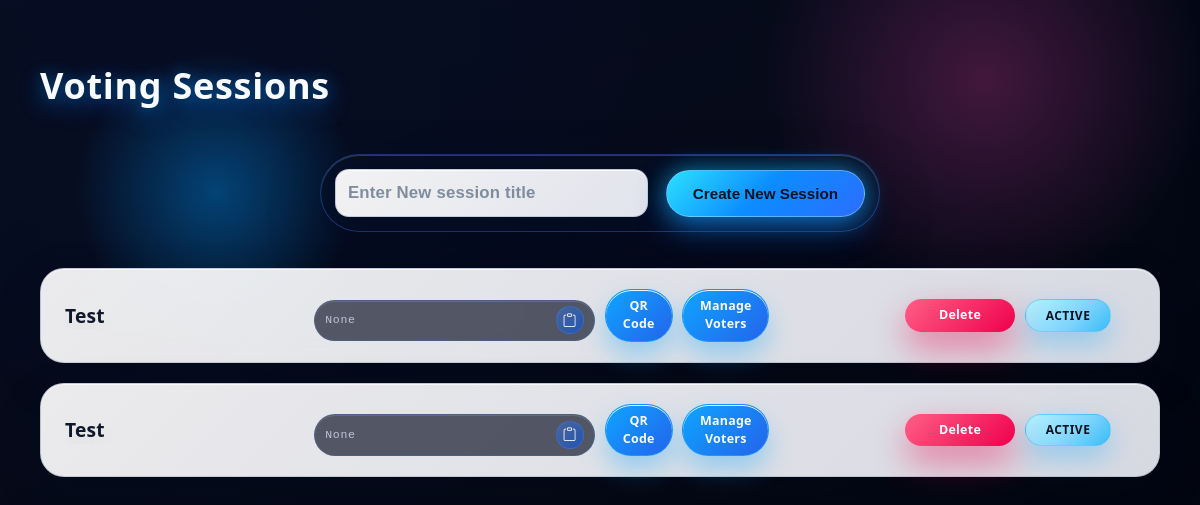
The app's page /list_sessions/ (signed in) with its own data.
### voters/models.py (models this page shows, shortened)
class VotingSession(models.Model):
    session_id = models.AutoField(primary_key=True)
    session_uuid = models.UUIDField(default=uuid.uuid4, unique=True, db_index=True)
    title = models.CharField(max_length=200)
    unique_url = models.URLField(unique=True, blank=True, null=True)
    is_active = models.BooleanField(default=False)
    admin = models.ForeignKey(User, on_delete=models.CASCADE)  # session creator/admin
    qr_code = models.ImageField(upload_to='qr_codes/', blank=True, null=True)
    created_at = models.DateTimeField(auto_now_add=True)
    updated_at = models.DateTimeField(auto_now=True)
    total_voters = models.IntegerField(default=0)
    current_voters = models.IntegerField(default=0)

### voters/views.py (the view)
# urls.py: path('list_sessions/', voters_views.list_voting_sessions, name = 'list_voting_sessions'),
@login_required
@never_cache
def list_voting_sessions(request):
    if request.method == 'POST':
        form = VotingSessionForm(request.POST)
        if form.is_valid():
            voting_session = form.save(commit=False)
            voting_session.admin = request.user
            voting_session.save()
            return redirect('list_voting_sessions')
    else:
        form = VotingSessionForm()
    sessions = (
        VotingSession.objects
        .filter(admin=request.user)
        .order_by('-created_at', '-session_id')
    )
    for s in sessions:
        try:
            if s.unique_url and (not getattr(s, 'qr_code', None) or not getattr(s.qr_code, 'path', None) or not os.path.exists(s.qr_code.path)):
                s.ensure_qr_file()
        except Exception:
            pass
    return render(request, 'voters/list_sessions.html', {
        'sessions': sessions,
        'form': form
    })

### voters/forms.py
class VotingSessionForm(forms.ModelForm):
    class Meta:
        model = VotingSession
        fields = ['title']
        widgets = {
            'title': forms.TextInput(attrs={
                'class': 'session-title-input',
                'placeholder': 'Enter New session title'
            }),
        }

### voters/templates/voters/list_sessions.html (shortened to what this page needs)
<head>
    {% load static %}
    <link href="{% static 'style.css' %}?v={% now 'U' %}" rel="stylesheet">
    <link href="https://cdn.jsdelivr.net/npm/bootstrap-icons/font/bootstrap-icons.css" rel="stylesheet">
</head>
<nav class="admin-navbar">
    <div class="navbar-content">
        <h2 class="admin-title">Voting Sessions</h2>
    </div>
</nav>
<form class="create_session_form" method="POST" action="{% url 'list_voting_sessions' %}">
    <div class="session-form-row">
        {{ form.title }}
        <button class="create-session-btn" type="submit">Create New Session</button>
    </div>
</form>
    <div class="session-list">
        {% for session in sessions %}
            <div class="session-card" onclick="window.location.href='{% url 'active_voting_session' session.session_id %}'">
                <div class="session-info">
                    <a href="{% url 'active_voting_session' session.session_id %}" class="session-title">{{ session.title }}</a>
                    <div class="session-links">
                        {% if session.is_active %}
                            <span class="session-status session-status--active">Active</span>
                            <div class="session-uuid-row">
                                <span class="session-uuid-display" id="uuid-display-{{ session.session_id }}">
                                    {{ session.unique_url }}
                                </span>
                                <button
                                    type="button"
                                    class="session-copy-trigger"
                                    data-copy-target="uuid-display-{{ session.session_id }}"
                                    aria-label="Copy session UUID"
                                    onclick="event.stopPropagation();"
                                >
                                    <i class="bi bi-clipboard"></i>
                                </button>
                            </div>
                            <div class="session-actions">
                                <a
                                    href="{% url 'qr_png' session.session_uuid %}"
                                    class="qr-link"
                                    data-qr-modal="{% url 'qr_png' session.session_uuid %}"
                                    data-qr-label="{{ session.title }} QR Code"
                                    onclick="event.stopPropagation();"
                                >QR Code</a>
                                <a
                                    href="{% url 'voter_list' session.session_id %}"
                                    class="manage-voters-link"
                                    onclick="event.stopPropagation();"
                                >
                                    Manage Voters
                                </a>
                            </div>
                        {% else %}
                            <span class="no-qr">Inactive</span>
                        {% endif %}
                        <a href="{% url 'delete_voting_session' session.session_id %}" class="delete-link" onclick="event.stopPropagation();">Delete</a>
                    </div>
                </div>
            </div>
        {% endfor %}
    </div>

### records on screen
VotingSession: title "Test", unique_url "None"
VotingSession: title "Test", unique_url "None"
